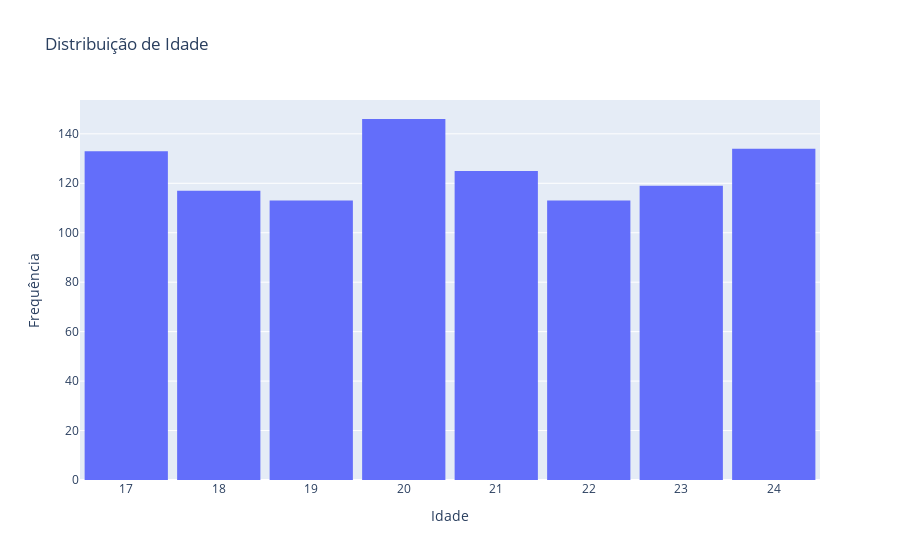

Notebook source saved alongside this figure:
### Code cell
fig = px.histogram(df, x='idade', nbins=10, title='Distribuição de Idade')
fig.update_layout(bargap=0.1, xaxis_title='Idade', yaxis_title='Frequência')
fig.show()

### Figure 1 — Plotly figure (JSON) as saved in the notebook; plotly's stock layout.template omitted (floating-point values rounded to 4 significant figures; data arrays with more than 128 entries replaced by an {"elided": "..."} marker saying what was removed)
{"data": [{"alignmentgroup": "True", "bingroup": "x", "hovertemplate": "idade=%{x}<br>count=%{y}<extra></extra>", "legendgroup": "", "marker": {"color": "#636efa", "pattern": {"shape": ""}}, "name": "", "nbinsx": 10, "offsetgroup": "", "orientation": "v", "showlegend": false, "type": "histogram", "x": {"elided": "1000 int values"}, "xaxis": "x", "yaxis": "y"}], "layout": {"autosize": true, "bargap": 0.1, "barmode": "relative", "legend": {"tracegroupgap": 0}, "title": {"text": "Distribuição de Idade"}, "xaxis": {"anchor": "y", "autorange": true, "domain": [0, 1], "range": [16.5, 24.5], "title": {"text": "Idade"}, "type": "linear"}, "yaxis": {"anchor": "x", "autorange": true, "domain": [0, 1], "range": [0, 153.7], "title": {"text": "Frequência"}}}}
